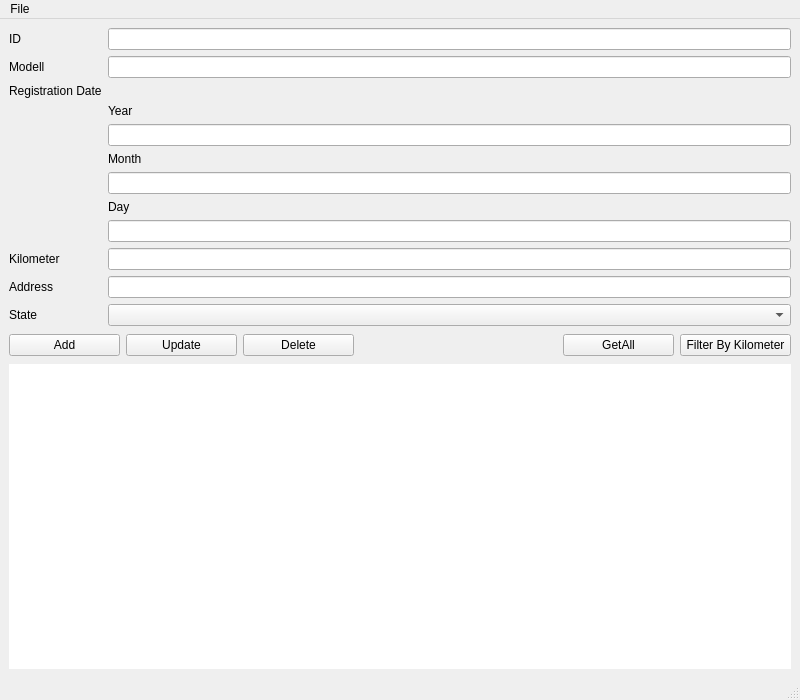
<?xml version="1.0" encoding="UTF-8"?>
<ui version="4.0">
 <class>MainWindow</class>
 <widget class="QMainWindow" name="MainWindow">
  <property name="geometry">
   <rect>
    <x>0</x>
    <y>0</y>
    <width>800</width>
    <height>700</height>
   </rect>
  </property>
  <property name="windowTitle">
   <string>MainWindow</string>
  </property>
  <widget class="QWidget" name="centralwidget">
   <layout class="QVBoxLayout" name="verticalLayout">
    <item>
     <layout class="QGridLayout" name="gridLayout_2">
      <item row="0" column="0">
       <layout class="QFormLayout" name="formLayout">
        <item row="0" column="0">
         <widget class="QLabel" name="label">
          <property name="text">
           <string>ID</string>
          </property>
         </widget>
        </item>
        <item row="0" column="1">
         <widget class="QLineEdit" name="idEdit"/>
        </item>
        <item row="2" column="0">
         <widget class="QLabel" name="label_2">
          <property name="text">
           <string>Modell</string>
          </property>
         </widget>
        </item>
        <item row="2" column="1">
         <widget class="QLineEdit" name="modelEdit"/>
        </item>
        <item row="4" column="0">
         <widget class="QLabel" name="label_3">
          <property name="text">
           <string>Registration Date</string>
          </property>
         </widget>
        </item>
        <item row="7" column="1">
         <widget class="QLabel" name="label_8">
          <property name="text">
           <string>Month</string>
          </property>
         </widget>
        </item>
        <item row="9" column="1">
         <widget class="QLabel" name="label_9">
          <property name="text">
           <string>Day</string>
          </property>
         </widget>
        </item>
        <item row="10" column="1">
         <widget class="QLineEdit" name="dayEdit"/>
        </item>
        <item row="11" column="0">
         <widget class="QLabel" name="label_4">
          <property name="text">
           <string>Kilometer</string>
          </property>
         </widget>
        </item>
        <item row="11" column="1">
         <widget class="QLineEdit" name="kilometerEdit"/>
        </item>
        <item row="13" column="0">
         <widget class="QLabel" name="label_5">
          <property name="text">
           <string>Address</string>
          </property>
         </widget>
        </item>
        <item row="13" column="1">
         <widget class="QLineEdit" name="addressEdit"/>
        </item>
        <item row="15" column="0">
         <widget class="QLabel" name="label_6">
          <property name="text">
           <string>State</string>
          </property>
         </widget>
        </item>
        <item row="8" column="1">
         <widget class="QLineEdit" name="monthEdit"/>
        </item>
        <item row="6" column="1">
         <widget class="QLineEdit" name="yearEdit"/>
        </item>
        <item row="5" column="1">
         <widget class="QLabel" name="label_7">
          <property name="text">
           <string>Year</string>
          </property>
         </widget>
        </item>
        <item row="15" column="1">
         <widget class="QComboBox" name="stateComboBox"/>
        </item>
       </layout>
      </item>
      <item row="1" column="0">
       <layout class="QGridLayout" name="gridLayout">
        <item row="0" column="0">
         <widget class="QPushButton" name="Add">
          <property name="text">
           <string>Add</string>
          </property>
         </widget>
        </item>
        <item row="0" column="1">
         <widget class="QPushButton" name="pushButton_3">
          <property name="text">
           <string>Update</string>
          </property>
         </widget>
        </item>
        <item row="0" column="5">
         <widget class="QPushButton" name="filterButton">
          <property name="text">
           <string>Filter By Kilometer</string>
          </property>
         </widget>
        </item>
        <item row="0" column="4">
         <widget class="QPushButton" name="showButton">
          <property name="text">
           <string>GetAll</string>
          </property>
         </widget>
        </item>
        <item row="0" column="3">
         <spacer name="horizontalSpacer_2">
          <property name="orientation">
           <enum>Qt::Horizontal</enum>
          </property>
          <property name="sizeType">
           <enum>QSizePolicy::Preferred</enum>
          </property>
          <property name="sizeHint" stdset="0">
           <size>
            <width>197</width>
            <height>26</height>
           </size>
          </property>
         </spacer>
        </item>
        <item row="0" column="2">
         <widget class="QPushButton" name="pushButton_2">
          <property name="text">
           <string>Delete</string>
          </property>
         </widget>
        </item>
        <item row="1" column="0" colspan="6">
         <widget class="QTableView" name="tableView">
          <property name="frameShape">
           <enum>QFrame::NoFrame</enum>
          </property>
          <property name="verticalScrollBarPolicy">
           <enum>Qt::ScrollBarAsNeeded</enum>
          </property>
         </widget>
        </item>
       </layout>
      </item>
     </layout>
    </item>
   </layout>
  </widget>
  <widget class="QMenuBar" name="menubar">
   <property name="geometry">
    <rect>
     <x>0</x>
     <y>0</y>
     <width>800</width>
     <height>26</height>
    </rect>
   </property>
   <widget class="QMenu" name="menuFile">
    <property name="title">
     <string>File</string>
    </property>
    <addaction name="actionOpen"/>
   </widget>
   <addaction name="menuFile"/>
  </widget>
  <widget class="QStatusBar" name="statusbar"/>
  <action name="actionOpen">
   <property name="text">
    <string> Open CSV file</string>
   </property>
  </action>
 </widget>
 <resources/>
 <connections/>
</ui>
